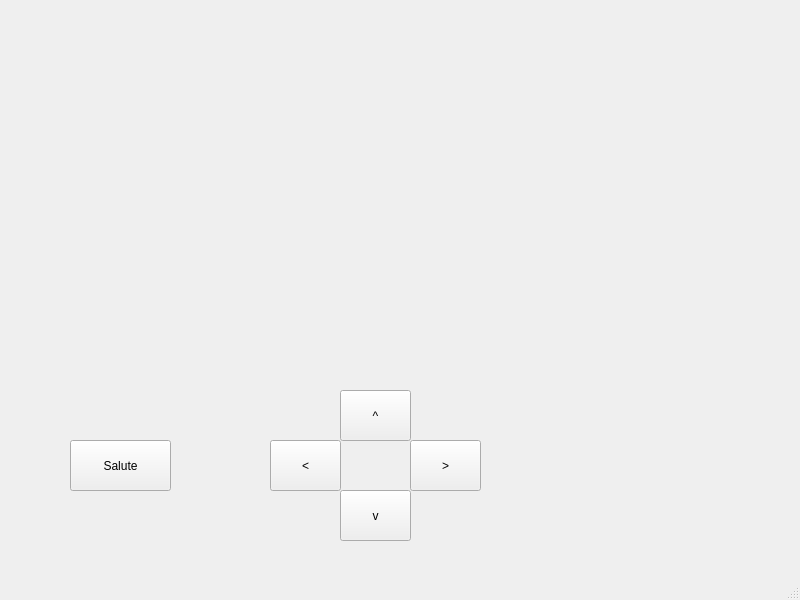
<?xml version="1.0" encoding="UTF-8"?>
<ui version="4.0">
 <class>MainWindow</class>
 <widget class="QMainWindow" name="MainWindow">
  <property name="geometry">
   <rect>
    <x>0</x>
    <y>0</y>
    <width>800</width>
    <height>600</height>
   </rect>
  </property>
  <property name="windowTitle">
   <string>MainWindow</string>
  </property>
  <widget class="QWidget" name="centralwidget">
   <widget class="QPushButton" name="pushButton">
    <property name="geometry">
     <rect>
      <x>270</x>
      <y>440</y>
      <width>71</width>
      <height>51</height>
     </rect>
    </property>
    <property name="text">
     <string>&lt;</string>
    </property>
   </widget>
   <widget class="QPushButton" name="pushButton_2">
    <property name="geometry">
     <rect>
      <x>410</x>
      <y>440</y>
      <width>71</width>
      <height>51</height>
     </rect>
    </property>
    <property name="text">
     <string>&gt;</string>
    </property>
   </widget>
   <widget class="QPushButton" name="pushButton_3">
    <property name="geometry">
     <rect>
      <x>340</x>
      <y>490</y>
      <width>71</width>
      <height>51</height>
     </rect>
    </property>
    <property name="text">
     <string>v</string>
    </property>
   </widget>
   <widget class="QPushButton" name="pushButton_4">
    <property name="geometry">
     <rect>
      <x>340</x>
      <y>390</y>
      <width>71</width>
      <height>51</height>
     </rect>
    </property>
    <property name="text">
     <string>^</string>
    </property>
   </widget>
   <widget class="QPushButton" name="pushButton_5">
    <property name="geometry">
     <rect>
      <x>70</x>
      <y>440</y>
      <width>101</width>
      <height>51</height>
     </rect>
    </property>
    <property name="text">
     <string>Salute</string>
    </property>
   </widget>
  </widget>
  <widget class="QMenuBar" name="menubar">
   <property name="geometry">
    <rect>
     <x>0</x>
     <y>0</y>
     <width>800</width>
     <height>26</height>
    </rect>
   </property>
  </widget>
  <widget class="QStatusBar" name="statusbar"/>
 </widget>
 <resources/>
 <connections/>
</ui>
